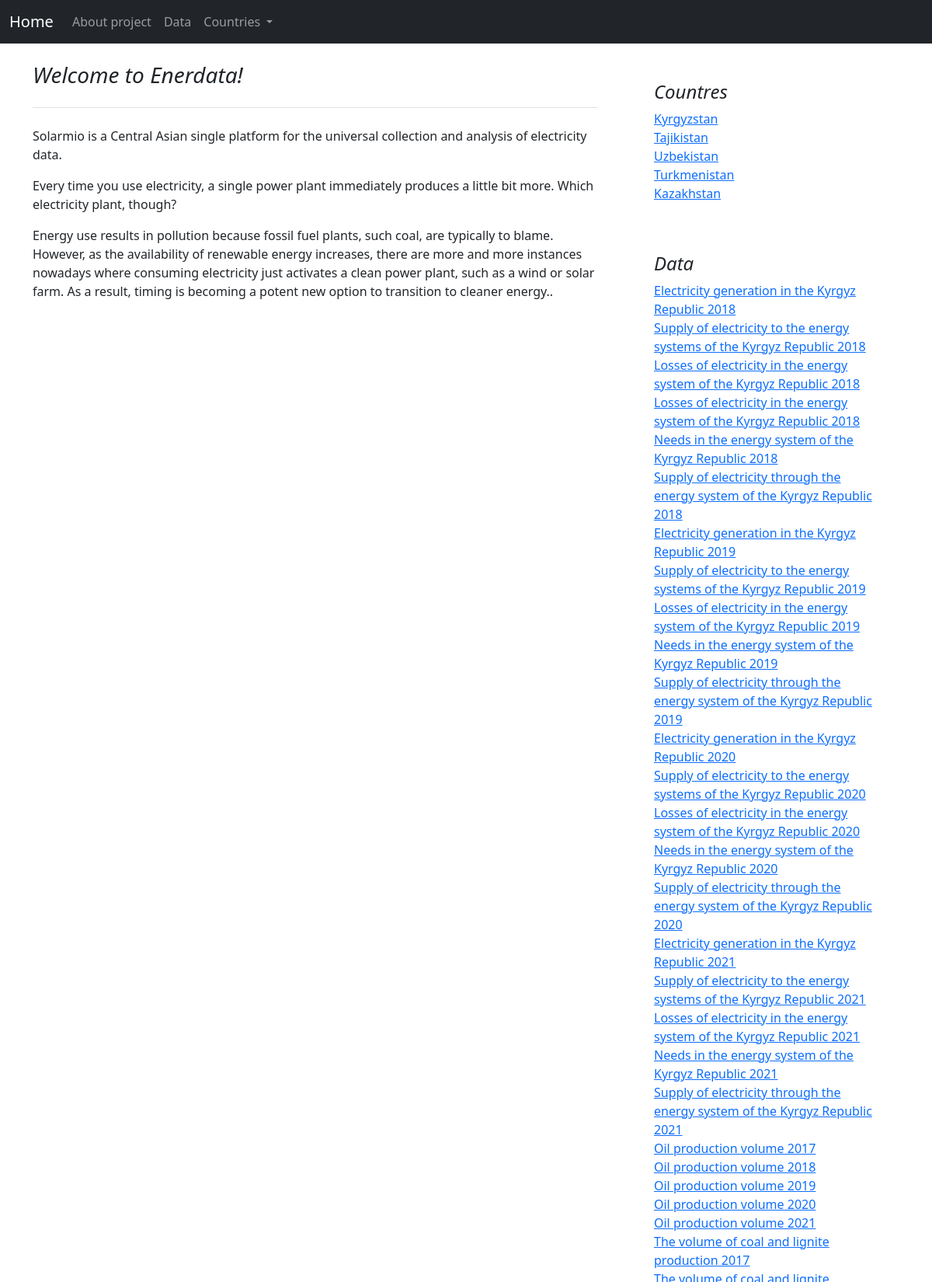
/about (upper part), run on the app's committed database.
### pages/models.py (models this page shows, shortened)
class Country(models.Model):
    country_name = models.CharField(max_length=255, verbose_name='country_name')
    slug = models.SlugField(max_length=255, unique=True, db_index=True, verbose_name="URL")
    capital = models.CharField(max_length=255, verbose_name='capital', blank=True)
    country_area = models.CharField(max_length=255, verbose_name='country_area', blank=True)
    country_population = models.CharField(max_length=255, verbose_name='country_population', blank=True)
    country_currency = models.CharField(max_length=255, verbose_name='country_currency', blank=True)
    about_country = models.TextField(blank=True, verbose_name='about_country', null=True)
    energe_info = models.TextField(blank=True, verbose_name='energe_info', null=True)
    country_photo = models.ImageField(upload_to='photos/%Y/%m/%d/')
    photo_description = models.TextField(blank=True, verbose_name='photo_description', null=True)
    country_photo_1 = models.ImageField(upload_to='photos/%Y/%m/%d/', blank=True)
    photo_description_1 = models.TextField(blank=True, verbose_name='photo_description_1', null=True)
    country_photo_2 = models.ImageField(upload_to='photos/%Y/%m/%d/', blank=True)
    photo_description_2 = models.TextField(blank=True, verbose_name='photo_description_2', null=True)
    country_photo_3 = models.ImageField(upload_to='photos/%Y/%m/%d/', blank=True)
    photo_description_3 = models.TextField(blank=True, verbose_name='photo_description_3', null=True)
    def __str__(self):
        return self.country_name

class Table(models.Model):
    year_choice = []
    for r in range(2000, (datetime.now().year+1)):
        year_choice.append((r,r))
    name = models.CharField(max_length=255, verbose_name='Table name')
    country = models.ForeignKey(Country,  max_length=255, on_delete=models.CASCADE, null=True, blank=True, verbose_name='country_name')
    table_country = models.CharField(max_length=255, verbose_name='table_country', null=True)
    year = models.IntegerField(('year'), choices=year_choice, null=True)
    description = models.TextField(blank=True, verbose_name='description', null=True)
    energy_type = models.CharField(max_length=255, verbose_name='energy_type', null=True)
    slug = models.SlugField(max_length=255, unique=True, db_index=True, verbose_name="URL")
    table_photo = models.ImageField(upload_to='photos/%Y/%m/%d/', blank=True, null=True)
    photo_description = models.TextField(blank=True, verbose_name='photo_description', null=True)
    table_photo_1 = models.ImageField(upload_to='photos/%Y/%m/%d/', blank=True, null=True)
    photo_description_1 = models.TextField(blank=True, verbose_name='photo_description_1', null=True)
    table_photo_2 = models.ImageField(upload_to='photos/%Y/%m/%d/', blank=True, null=True)
    photo_description_2 = models.TextField(blank=True, verbose_name='photo_description_2', null=True)
    source = models.TextField(blank=True, verbose_name='source', null=True)

### pages/views.py (the view)
# urls.py: path('about', views.about, name='about'),
def about(request):
    tables = Table.objects.all()
    items = Item.objects.all()
    data = {
        'tables': tables,
        'items': items,}
    return render(request, 'pages/about.html', data)

### pages/templatetags/page_tags.py (called while the page is built)
@register.simple_tag()
def get_country():
    return Country.objects.all()

### templates/pages/about.html
{% extends 'base.html' %}
{% load static %}
{% block content %}
{% include 'includes/navbar.html' %}
{% load page_tags %}
{% get_country as country %}
<br>
<main class="container">
    <div class="row g-5">
      <div class="col-md-8">
        <h3 class="pb-4 mb-4 fst-italic border-bottom">
            Welcome to Enerdata!
        </h3>
        <article class="blog-post">
          <p class="blog-post-meta">Solarmio is a Central Asian single platform for the universal collection and analysis of electricity data.</p>
            <p class="blog-post-meta">Every time you use electricity, a single power plant immediately produces a little bit more. Which electricity plant, though?</p>
            <p class="blog-post-meta">Energy use results in pollution because fossil fuel plants, such coal, are typically to blame. However, as the availability of renewable energy increases, there are more and more instances nowadays where consuming electricity just activates a clean power plant, such as a wind or solar farm. As a result, timing is becoming a potent new option to transition to cleaner energy..</a></p>
      </div>
      <div class="col-md-4">
        <div class="position-sticky" style="top: 2rem;">
          <div class="p-4">
            <h4 class="fst-italic">Countres</h4>
            <ol class="list-unstyled">
              {% for i in country %}
              <li><a href="{% url 'country_detail' i.pk %}">{{i}}</a></li>
              {% endfor %}
            </ol>
          </div>
          <div class="p-4">
            <h4 class="fst-italic">Data</h4>
            {% for table in tables %}
            <ol class="list-unstyled mb-0">
              <li><a href="{% url 'table_detail' table.pk %}">{{table.name}}</a></li>
            </ol>
            {% endfor %}
          </div>
        </div>
      </div>
    </div>
  </main>
{% endblock %}

### data on the page
Country: country_name "Kyrgyzstan"
Country: country_name "Tajikistan"
Country: country_name "Uzbekistan"
Country: country_name "Turkmenistan"
Country: country_name "Kazakhstan"
Table: name "Electricity generation in the Kyrgyz Republic 2018"
Table: name "Supply of electricity to the energy systems of the Kyrgyz Republic 2018"
Table: name "Losses of electricity in the energy system of the Kyrgyz Republic 2018"
Table: name "Losses of electricity in the energy system of the Kyrgyz Republic 2018"
Table: name "Needs in the energy system of the Kyrgyz Republic 2018"
Table: name "Supply of electricity through the energy system of the Kyrgyz Republic 2018"
Table: name "Electricity generation in the Kyrgyz Republic 2019"
Table: name "Supply of electricity to the energy systems of the Kyrgyz Republic 2019"
Table: name "Losses of electricity in the energy system of the Kyrgyz Republic 2019"
Table: name "Needs in the energy system of the Kyrgyz Republic 2019"
Table: name "Supply of electricity through the energy system of the Kyrgyz Republic 2019"
Table: name "Electricity generation in the Kyrgyz Republic 2020"
Table: name "Supply of electricity to the energy systems of the Kyrgyz Republic 2020"
Table: name "Losses of electricity in the energy system of the Kyrgyz Republic 2020"
Table: name "Needs in the energy system of the Kyrgyz Republic 2020"
Table: name "Supply of electricity through the energy system of the Kyrgyz Republic 2020"
Table: name "Electricity generation in the Kyrgyz Republic 2021"
Table: name "Supply of electricity to the energy systems of the Kyrgyz Republic 2021"
Table: name "Losses of electricity in the energy system of the Kyrgyz Republic 2021"
Table: name "Needs in the energy system of the Kyrgyz Republic 2021"
Table: name "Supply of electricity through the energy system of the Kyrgyz Republic 2021"
Table: name "Oil production volume 2017"
Table: name "Oil production volume 2018"
Table: name "Oil production volume 2019"
Table: name "Oil production volume 2020"
Table: name "Oil production volume 2021"
Table: name "The volume of coal and lignite production 2017"
